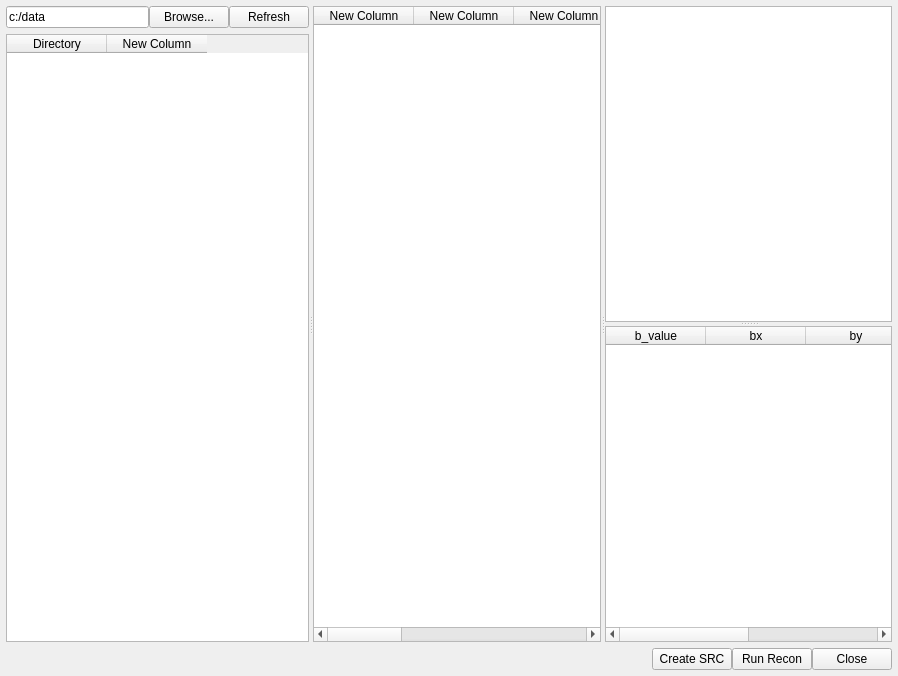
<?xml version="1.0" encoding="UTF-8"?>
<ui version="4.0">
 <class>FileBrowser</class>
 <widget class="QMainWindow" name="FileBrowser">
  <property name="geometry">
   <rect>
    <x>0</x>
    <y>0</y>
    <width>898</width>
    <height>676</height>
   </rect>
  </property>
  <property name="contextMenuPolicy">
   <enum>Qt::DefaultContextMenu</enum>
  </property>
  <property name="windowTitle">
   <string>Browse Files</string>
  </property>
  <widget class="QWidget" name="widget">
   <layout class="QVBoxLayout" name="verticalLayout_2">
    <property name="spacing">
     <number>6</number>
    </property>
    <property name="leftMargin">
     <number>6</number>
    </property>
    <property name="topMargin">
     <number>6</number>
    </property>
    <property name="rightMargin">
     <number>6</number>
    </property>
    <property name="bottomMargin">
     <number>6</number>
    </property>
    <item>
     <widget class="QSplitter" name="splitter">
      <property name="orientation">
       <enum>Qt::Horizontal</enum>
      </property>
      <widget class="QWidget" name="layoutWidget">
       <layout class="QVBoxLayout" name="verticalLayout">
        <property name="sizeConstraint">
         <enum>QLayout::SetNoConstraint</enum>
        </property>
        <item>
         <layout class="QHBoxLayout" name="horizontalLayout_2">
          <property name="spacing">
           <number>0</number>
          </property>
          <item>
           <widget class="QLineEdit" name="WorkDir">
            <property name="sizePolicy">
             <sizepolicy hsizetype="Expanding" vsizetype="Fixed">
              <horstretch>0</horstretch>
              <verstretch>0</verstretch>
             </sizepolicy>
            </property>
            <property name="text">
             <string>c:/data</string>
            </property>
           </widget>
          </item>
          <item>
           <widget class="QPushButton" name="changeWorkDir">
            <property name="sizePolicy">
             <sizepolicy hsizetype="Fixed" vsizetype="Fixed">
              <horstretch>0</horstretch>
              <verstretch>0</verstretch>
             </sizepolicy>
            </property>
            <property name="text">
             <string>Browse...</string>
            </property>
           </widget>
          </item>
          <item>
           <widget class="QPushButton" name="refresh_list">
            <property name="text">
             <string>Refresh</string>
            </property>
           </widget>
          </item>
         </layout>
        </item>
        <item>
         <widget class="QTableWidget" name="subject_list">
          <property name="sizePolicy">
           <sizepolicy hsizetype="Preferred" vsizetype="Expanding">
            <horstretch>0</horstretch>
            <verstretch>0</verstretch>
           </sizepolicy>
          </property>
          <property name="alternatingRowColors">
           <bool>true</bool>
          </property>
          <property name="selectionMode">
           <enum>QAbstractItemView::SingleSelection</enum>
          </property>
          <property name="selectionBehavior">
           <enum>QAbstractItemView::SelectRows</enum>
          </property>
          <property name="sortingEnabled">
           <bool>true</bool>
          </property>
          <column>
           <property name="text">
            <string>Directory</string>
           </property>
          </column>
          <column>
           <property name="text">
            <string>New Column</string>
           </property>
          </column>
         </widget>
        </item>
       </layout>
      </widget>
      <widget class="QWidget" name="widget_2" native="true">
       <layout class="QHBoxLayout" name="horizontalLayout_4">
        <property name="leftMargin">
         <number>0</number>
        </property>
        <property name="topMargin">
         <number>0</number>
        </property>
        <property name="rightMargin">
         <number>0</number>
        </property>
        <property name="bottomMargin">
         <number>0</number>
        </property>
        <item>
         <widget class="QSplitter" name="splitter_3">
          <property name="orientation">
           <enum>Qt::Horizontal</enum>
          </property>
          <widget class="QWidget" name="layoutWidget1">
           <layout class="QVBoxLayout" name="verticalLayout_3">
            <property name="sizeConstraint">
             <enum>QLayout::SetNoConstraint</enum>
            </property>
            <item>
             <widget class="QTableWidget" name="tableWidget">
              <property name="sizePolicy">
               <sizepolicy hsizetype="Expanding" vsizetype="Expanding">
                <horstretch>0</horstretch>
                <verstretch>0</verstretch>
               </sizepolicy>
              </property>
              <property name="editTriggers">
               <set>QAbstractItemView::NoEditTriggers</set>
              </property>
              <property name="alternatingRowColors">
               <bool>true</bool>
              </property>
              <property name="selectionMode">
               <enum>QAbstractItemView::ExtendedSelection</enum>
              </property>
              <property name="selectionBehavior">
               <enum>QAbstractItemView::SelectRows</enum>
              </property>
              <property name="gridStyle">
               <enum>Qt::SolidLine</enum>
              </property>
              <attribute name="verticalHeaderVisible">
               <bool>false</bool>
              </attribute>
              <column>
               <property name="text">
                <string>New Column</string>
               </property>
              </column>
              <column>
               <property name="text">
                <string>New Column</string>
               </property>
              </column>
              <column>
               <property name="text">
                <string>New Column</string>
               </property>
              </column>
              <column>
               <property name="text">
                <string>New Column</string>
               </property>
              </column>
              <column>
               <property name="text">
                <string>New Column</string>
               </property>
              </column>
              <column>
               <property name="text">
                <string>New Column</string>
               </property>
              </column>
              <column>
               <property name="text">
                <string>New Column</string>
               </property>
              </column>
             </widget>
            </item>
           </layout>
          </widget>
          <widget class="QWidget" name="widget_3" native="true">
           <layout class="QVBoxLayout" name="verticalLayout_4">
            <property name="leftMargin">
             <number>0</number>
            </property>
            <property name="topMargin">
             <number>0</number>
            </property>
            <property name="rightMargin">
             <number>0</number>
            </property>
            <property name="bottomMargin">
             <number>0</number>
            </property>
            <item>
             <widget class="QSplitter" name="splitter_2">
              <property name="orientation">
               <enum>Qt::Vertical</enum>
              </property>
              <widget class="QGraphicsView" name="graphicsView">
               <property name="sizePolicy">
                <sizepolicy hsizetype="Preferred" vsizetype="Preferred">
                 <horstretch>0</horstretch>
                 <verstretch>0</verstretch>
                </sizepolicy>
               </property>
               <property name="maximumSize">
                <size>
                 <width>16777215</width>
                 <height>16777215</height>
                </size>
               </property>
              </widget>
              <widget class="QTableWidget" name="b_table">
               <property name="selectionMode">
                <enum>QAbstractItemView::SingleSelection</enum>
               </property>
               <property name="selectionBehavior">
                <enum>QAbstractItemView::SelectRows</enum>
               </property>
               <column>
                <property name="text">
                 <string>b_value</string>
                </property>
               </column>
               <column>
                <property name="text">
                 <string>bx</string>
                </property>
               </column>
               <column>
                <property name="text">
                 <string>by</string>
                </property>
               </column>
               <column>
                <property name="text">
                 <string>bz</string>
                </property>
               </column>
              </widget>
             </widget>
            </item>
           </layout>
          </widget>
         </widget>
        </item>
       </layout>
      </widget>
     </widget>
    </item>
    <item>
     <layout class="QHBoxLayout" name="horizontalLayout">
      <property name="spacing">
       <number>0</number>
      </property>
      <item>
       <spacer name="horizontalSpacer">
        <property name="orientation">
         <enum>Qt::Horizontal</enum>
        </property>
        <property name="sizeHint" stdset="0">
         <size>
          <width>40</width>
          <height>20</height>
         </size>
        </property>
       </spacer>
      </item>
      <item>
       <widget class="QPushButton" name="create_src">
        <property name="text">
         <string>Create SRC</string>
        </property>
       </widget>
      </item>
      <item>
       <widget class="QPushButton" name="pushButton_3">
        <property name="text">
         <string>Run Recon</string>
        </property>
       </widget>
      </item>
      <item>
       <widget class="QPushButton" name="pushButton">
        <property name="text">
         <string>Close</string>
        </property>
       </widget>
      </item>
     </layout>
    </item>
   </layout>
  </widget>
 </widget>
 <resources/>
 <connections/>
</ui>
